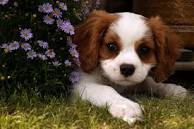
#> input picture task 4/download.jpeg, 194 x 129 px, found by its file name
$ python 'pencil sketch with python.py'
#> lines starting #> are read from the running program, lines starting #| are printed output that depends on the picture
import cv2
#get img loc and img file
img_location = 'C:/Users/ameya/OneDrive/Desktop/'
filename = 'download.jpeg'
#read the img
img = cv2.imread(img_location+filename)
#> img is the input picture: shape (129, 194, 3); mean B, G, R 49.4, 67.9, 81.3
#convert the img to greyscale
gray_image = cv2.cvtColor(img, cv2.COLOR_BGR2GRAY)
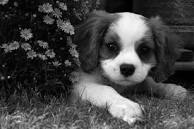
#> gray_image: shape (129, 194); min 0, max 252, mean 69.8
#invert the img
inverted_gray_image = 250 - gray_image
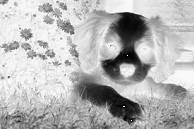
#> inverted_gray_image: shape (129, 194); min 0, max 255, mean 180.2
#blur the img by using gaussian function
blurred_img = cv2.GaussianBlur(inverted_gray_image, (21,21), 0)
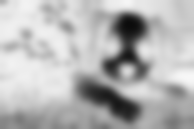
#> blurred_img: shape (129, 194); min 12, max 247, mean 180.2
#invert the blur img
inverted_blurred_img = 250 - blurred_img
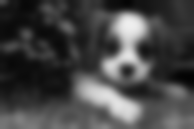
#> inverted_blurred_img: shape (129, 194); min 3, max 238, mean 69.8
#create the pencil sketch
pencil_sketch_img = cv2.divide(gray_image, inverted_blurred_img, scale=200.0)
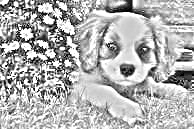
#> pencil_sketch_img: shape (129, 194); min 0, max 255, mean 177.8
#show the img
cv2.imshow('Original Image', img)
cv2.imshow('New Image', pencil_sketch_img)
cv2.waitKey(0)
